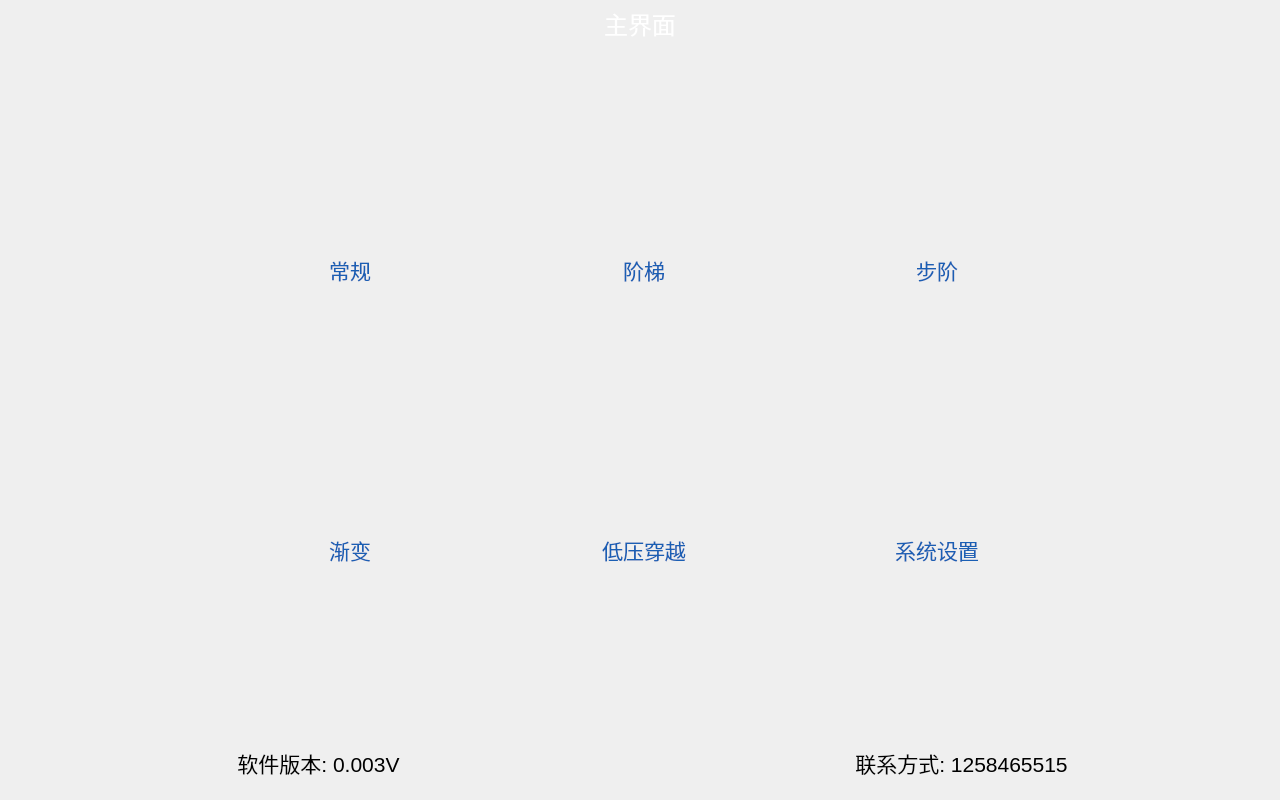
<?xml version="1.0" encoding="UTF-8"?>
<ui version="4.0">
 <class>MainWindow</class>
 <widget class="QMainWindow" name="MainWindow">
  <property name="geometry">
   <rect>
    <x>0</x>
    <y>0</y>
    <width>1280</width>
    <height>800</height>
   </rect>
  </property>
  <property name="maximumSize">
   <size>
    <width>1280</width>
    <height>800</height>
   </size>
  </property>
  <property name="windowTitle">
   <string notr="true"/>
  </property>
  <widget class="QWidget" name="centralWidget">
   <property name="minimumSize">
    <size>
     <width>1280</width>
     <height>800</height>
    </size>
   </property>
   <property name="maximumSize">
    <size>
     <width>1280</width>
     <height>800</height>
    </size>
   </property>
   <property name="styleSheet">
    <string notr="true">#centralWidget{
border-image: url(:/png/main/bg_main.png);
}

QLabel{
font-size: 16pt;
}

#mainLab{
color: rgb(255, 255, 255);
font-size: 18pt;
}

#timeLab{
color: rgb(255, 255, 255);
font-size: 16pt;
}

</string>
   </property>
   <layout class="QVBoxLayout" name="verticalLayout" stretch="1,14">
    <property name="spacing">
     <number>10</number>
    </property>
    <property name="leftMargin">
     <number>0</number>
    </property>
    <property name="topMargin">
     <number>0</number>
    </property>
    <property name="rightMargin">
     <number>0</number>
    </property>
    <property name="bottomMargin">
     <number>0</number>
    </property>
    <item>
     <widget class="QWidget" name="titleWidget" native="true">
      <property name="minimumSize">
       <size>
        <width>0</width>
        <height>42</height>
       </size>
      </property>
      <property name="maximumSize">
       <size>
        <width>16777215</width>
        <height>42</height>
       </size>
      </property>
      <layout class="QHBoxLayout" name="horizontalLayout_4">
       <property name="spacing">
        <number>10</number>
       </property>
       <property name="leftMargin">
        <number>20</number>
       </property>
       <property name="topMargin">
        <number>4</number>
       </property>
       <property name="rightMargin">
        <number>10</number>
       </property>
       <property name="bottomMargin">
        <number>0</number>
       </property>
       <item>
        <widget class="QLabel" name="logoLab">
         <property name="minimumSize">
          <size>
           <width>120</width>
           <height>30</height>
          </size>
         </property>
         <property name="maximumSize">
          <size>
           <width>16777215</width>
           <height>30</height>
          </size>
         </property>
         <property name="styleSheet">
          <string notr="true">border-image: url(:/png/main/logo.png);</string>
         </property>
         <property name="text">
          <string/>
         </property>
        </widget>
       </item>
       <item>
        <spacer name="horizontalSpacer">
         <property name="orientation">
          <enum>Qt::Horizontal</enum>
         </property>
         <property name="sizeHint" stdset="0">
          <size>
           <width>40</width>
           <height>20</height>
          </size>
         </property>
        </spacer>
       </item>
       <item>
        <widget class="QLabel" name="mainLab">
         <property name="minimumSize">
          <size>
           <width>414</width>
           <height>0</height>
          </size>
         </property>
         <property name="text">
          <string>主界面</string>
         </property>
         <property name="alignment">
          <set>Qt::AlignCenter</set>
         </property>
        </widget>
       </item>
       <item>
        <widget class="QLabel" name="timeLab">
         <property name="minimumSize">
          <size>
           <width>413</width>
           <height>0</height>
          </size>
         </property>
         <property name="text">
          <string/>
         </property>
         <property name="alignment">
          <set>Qt::AlignRight|Qt::AlignTrailing|Qt::AlignVCenter</set>
         </property>
        </widget>
       </item>
      </layout>
     </widget>
    </item>
    <item>
     <widget class="QWidget" name="bodyWidget" native="true">
      <layout class="QVBoxLayout" name="verticalLayout_2" stretch="6,6,1,1">
       <property name="spacing">
        <number>20</number>
       </property>
       <property name="leftMargin">
        <number>0</number>
       </property>
       <property name="topMargin">
        <number>40</number>
       </property>
       <property name="rightMargin">
        <number>0</number>
       </property>
       <property name="bottomMargin">
        <number>0</number>
       </property>
       <item>
        <layout class="QHBoxLayout" name="horizontalLayout">
         <property name="spacing">
          <number>80</number>
         </property>
         <property name="leftMargin">
          <number>240</number>
         </property>
         <property name="topMargin">
          <number>20</number>
         </property>
         <property name="rightMargin">
          <number>240</number>
         </property>
         <property name="bottomMargin">
          <number>20</number>
         </property>
         <item>
          <widget class="QWidget" name="generalBtn" native="true">
           <property name="minimumSize">
            <size>
             <width>220</width>
             <height>220</height>
            </size>
           </property>
           <property name="maximumSize">
            <size>
             <width>220</width>
             <height>220</height>
            </size>
           </property>
           <property name="styleSheet">
            <string notr="true">#generalBtn{
border-image: url(:/png/main/btn.png);
}

#generalIcon{
border-image: url(:/png/main/icon_general.png);

}

QLabel{
color: rgb(26, 95, 180);
font: 600 20pt &quot;Ubuntu&quot;;

}</string>
           </property>
           <widget class="QLabel" name="generalIcon">
            <property name="geometry">
             <rect>
              <x>70</x>
              <y>50</y>
              <width>80</width>
              <height>80</height>
             </rect>
            </property>
            <property name="minimumSize">
             <size>
              <width>80</width>
              <height>80</height>
             </size>
            </property>
            <property name="maximumSize">
             <size>
              <width>80</width>
              <height>80</height>
             </size>
            </property>
            <property name="text">
             <string notr="true"/>
            </property>
           </widget>
           <widget class="QLabel" name="generalText">
            <property name="geometry">
             <rect>
              <x>45</x>
              <y>140</y>
              <width>130</width>
              <height>36</height>
             </rect>
            </property>
            <property name="minimumSize">
             <size>
              <width>130</width>
              <height>36</height>
             </size>
            </property>
            <property name="text">
             <string>常规</string>
            </property>
            <property name="alignment">
             <set>Qt::AlignCenter</set>
            </property>
           </widget>
          </widget>
         </item>
         <item>
          <widget class="QWidget" name="stepLadderBtn" native="true">
           <property name="minimumSize">
            <size>
             <width>220</width>
             <height>220</height>
            </size>
           </property>
           <property name="maximumSize">
            <size>
             <width>220</width>
             <height>220</height>
            </size>
           </property>
           <property name="styleSheet">
            <string notr="true">#stepLadderBtn{
border-image: url(:/png/main/btn.png);
}

#stepLadderIcon{
border-image: url(:/png/main/icon_stepladder.png);
}

QLabel{
color: rgb(26, 95, 180);
font: 600 20pt &quot;Ubuntu&quot;;
}</string>
           </property>
           <widget class="QLabel" name="stepLadderIcon">
            <property name="geometry">
             <rect>
              <x>70</x>
              <y>50</y>
              <width>80</width>
              <height>80</height>
             </rect>
            </property>
            <property name="minimumSize">
             <size>
              <width>80</width>
              <height>80</height>
             </size>
            </property>
            <property name="maximumSize">
             <size>
              <width>80</width>
              <height>80</height>
             </size>
            </property>
            <property name="text">
             <string notr="true"/>
            </property>
           </widget>
           <widget class="QLabel" name="stepLadderText">
            <property name="geometry">
             <rect>
              <x>45</x>
              <y>140</y>
              <width>130</width>
              <height>36</height>
             </rect>
            </property>
            <property name="minimumSize">
             <size>
              <width>130</width>
              <height>36</height>
             </size>
            </property>
            <property name="text">
             <string>阶梯</string>
            </property>
            <property name="alignment">
             <set>Qt::AlignCenter</set>
            </property>
           </widget>
          </widget>
         </item>
         <item>
          <widget class="QWidget" name="stepBtn" native="true">
           <property name="minimumSize">
            <size>
             <width>220</width>
             <height>220</height>
            </size>
           </property>
           <property name="maximumSize">
            <size>
             <width>220</width>
             <height>220</height>
            </size>
           </property>
           <property name="styleSheet">
            <string notr="true">#stepBtn{
border-image: url(:/png/main/btn.png);
}

#stepIcon{
border-image: url(:/png/main/icon_step.png);
}

QLabel{
color: rgb(26, 95, 180);
font: 600 20pt &quot;Ubuntu&quot;;
}</string>
           </property>
           <widget class="QLabel" name="stepIcon">
            <property name="geometry">
             <rect>
              <x>70</x>
              <y>50</y>
              <width>80</width>
              <height>80</height>
             </rect>
            </property>
            <property name="minimumSize">
             <size>
              <width>80</width>
              <height>80</height>
             </size>
            </property>
            <property name="maximumSize">
             <size>
              <width>80</width>
              <height>80</height>
             </size>
            </property>
            <property name="text">
             <string notr="true"/>
            </property>
           </widget>
           <widget class="QLabel" name="stepText">
            <property name="geometry">
             <rect>
              <x>45</x>
              <y>140</y>
              <width>130</width>
              <height>36</height>
             </rect>
            </property>
            <property name="minimumSize">
             <size>
              <width>130</width>
              <height>36</height>
             </size>
            </property>
            <property name="text">
             <string>步阶</string>
            </property>
            <property name="alignment">
             <set>Qt::AlignCenter</set>
            </property>
           </widget>
          </widget>
         </item>
        </layout>
       </item>
       <item>
        <layout class="QHBoxLayout" name="horizontalLayout_2">
         <property name="spacing">
          <number>80</number>
         </property>
         <property name="leftMargin">
          <number>240</number>
         </property>
         <property name="topMargin">
          <number>20</number>
         </property>
         <property name="rightMargin">
          <number>240</number>
         </property>
         <property name="bottomMargin">
          <number>20</number>
         </property>
         <item>
          <widget class="QWidget" name="gradientBtn" native="true">
           <property name="minimumSize">
            <size>
             <width>220</width>
             <height>220</height>
            </size>
           </property>
           <property name="maximumSize">
            <size>
             <width>220</width>
             <height>220</height>
            </size>
           </property>
           <property name="styleSheet">
            <string notr="true">#gradientBtn{
border-image: url(:/png/main/btn.png);
}

#gradientIcon{
border-image: url(:/png/main/icon_gradient.png);
}

QLabel{
color: rgb(26, 95, 180);
font: 600 20pt &quot;Ubuntu&quot;;
}</string>
           </property>
           <widget class="QLabel" name="gradientIcon">
            <property name="geometry">
             <rect>
              <x>70</x>
              <y>50</y>
              <width>80</width>
              <height>80</height>
             </rect>
            </property>
            <property name="minimumSize">
             <size>
              <width>80</width>
              <height>80</height>
             </size>
            </property>
            <property name="maximumSize">
             <size>
              <width>80</width>
              <height>80</height>
             </size>
            </property>
            <property name="text">
             <string notr="true"/>
            </property>
           </widget>
           <widget class="QLabel" name="gradientText">
            <property name="geometry">
             <rect>
              <x>45</x>
              <y>140</y>
              <width>130</width>
              <height>36</height>
             </rect>
            </property>
            <property name="minimumSize">
             <size>
              <width>130</width>
              <height>36</height>
             </size>
            </property>
            <property name="text">
             <string>渐变</string>
            </property>
            <property name="alignment">
             <set>Qt::AlignCenter</set>
            </property>
           </widget>
          </widget>
         </item>
         <item>
          <widget class="QWidget" name="throughBtn" native="true">
           <property name="minimumSize">
            <size>
             <width>220</width>
             <height>220</height>
            </size>
           </property>
           <property name="maximumSize">
            <size>
             <width>220</width>
             <height>220</height>
            </size>
           </property>
           <property name="styleSheet">
            <string notr="true">#throughBtn{
border-image: url(:/png/main/btn.png);
}

#throughIcon{
border-image: url(:/png/main/icon_cross.png);
}

QLabel{
color: rgb(26, 95, 180);
font: 600 20pt &quot;Ubuntu&quot;;
}</string>
           </property>
           <widget class="QLabel" name="throughIcon">
            <property name="geometry">
             <rect>
              <x>70</x>
              <y>50</y>
              <width>80</width>
              <height>80</height>
             </rect>
            </property>
            <property name="minimumSize">
             <size>
              <width>80</width>
              <height>80</height>
             </size>
            </property>
            <property name="maximumSize">
             <size>
              <width>80</width>
              <height>80</height>
             </size>
            </property>
            <property name="text">
             <string notr="true"/>
            </property>
           </widget>
           <widget class="QLabel" name="throughText">
            <property name="geometry">
             <rect>
              <x>45</x>
              <y>140</y>
              <width>130</width>
              <height>36</height>
             </rect>
            </property>
            <property name="minimumSize">
             <size>
              <width>130</width>
              <height>36</height>
             </size>
            </property>
            <property name="text">
             <string>低压穿越</string>
            </property>
            <property name="alignment">
             <set>Qt::AlignCenter</set>
            </property>
           </widget>
          </widget>
         </item>
         <item>
          <widget class="QWidget" name="setBtn" native="true">
           <property name="minimumSize">
            <size>
             <width>220</width>
             <height>220</height>
            </size>
           </property>
           <property name="maximumSize">
            <size>
             <width>220</width>
             <height>220</height>
            </size>
           </property>
           <property name="styleSheet">
            <string notr="true">#setBtn{
border-image: url(:/png/main/btn.png);
}

#setIcon{
border-image: url(:/png/main/icon_set.png);
}

QLabel{
color: rgb(26, 95, 180);
font: 600 20pt &quot;Ubuntu&quot;;
}</string>
           </property>
           <widget class="QLabel" name="setIcon">
            <property name="geometry">
             <rect>
              <x>70</x>
              <y>50</y>
              <width>80</width>
              <height>80</height>
             </rect>
            </property>
            <property name="minimumSize">
             <size>
              <width>80</width>
              <height>80</height>
             </size>
            </property>
            <property name="maximumSize">
             <size>
              <width>80</width>
              <height>80</height>
             </size>
            </property>
            <property name="text">
             <string notr="true"/>
            </property>
           </widget>
           <widget class="QLabel" name="setText">
            <property name="geometry">
             <rect>
              <x>45</x>
              <y>140</y>
              <width>130</width>
              <height>36</height>
             </rect>
            </property>
            <property name="minimumSize">
             <size>
              <width>130</width>
              <height>36</height>
             </size>
            </property>
            <property name="text">
             <string>系统设置</string>
            </property>
            <property name="alignment">
             <set>Qt::AlignCenter</set>
            </property>
           </widget>
          </widget>
         </item>
        </layout>
       </item>
       <item>
        <spacer name="verticalSpacer">
         <property name="orientation">
          <enum>Qt::Vertical</enum>
         </property>
         <property name="sizeHint" stdset="0">
          <size>
           <width>20</width>
           <height>40</height>
          </size>
         </property>
        </spacer>
       </item>
       <item>
        <layout class="QHBoxLayout" name="horizontalLayout_3" stretch="0,0">
         <item>
          <widget class="QLabel" name="versionLab">
           <property name="text">
            <string>软件版本: 0.003V</string>
           </property>
           <property name="alignment">
            <set>Qt::AlignCenter</set>
           </property>
          </widget>
         </item>
         <item>
          <widget class="QLabel" name="phoneLab">
           <property name="text">
            <string>联系方式: 1258465515</string>
           </property>
           <property name="alignment">
            <set>Qt::AlignCenter</set>
           </property>
          </widget>
         </item>
        </layout>
       </item>
      </layout>
     </widget>
    </item>
   </layout>
  </widget>
 </widget>
 <layoutdefault spacing="6" margin="11"/>
 <resources/>
 <connections/>
</ui>
